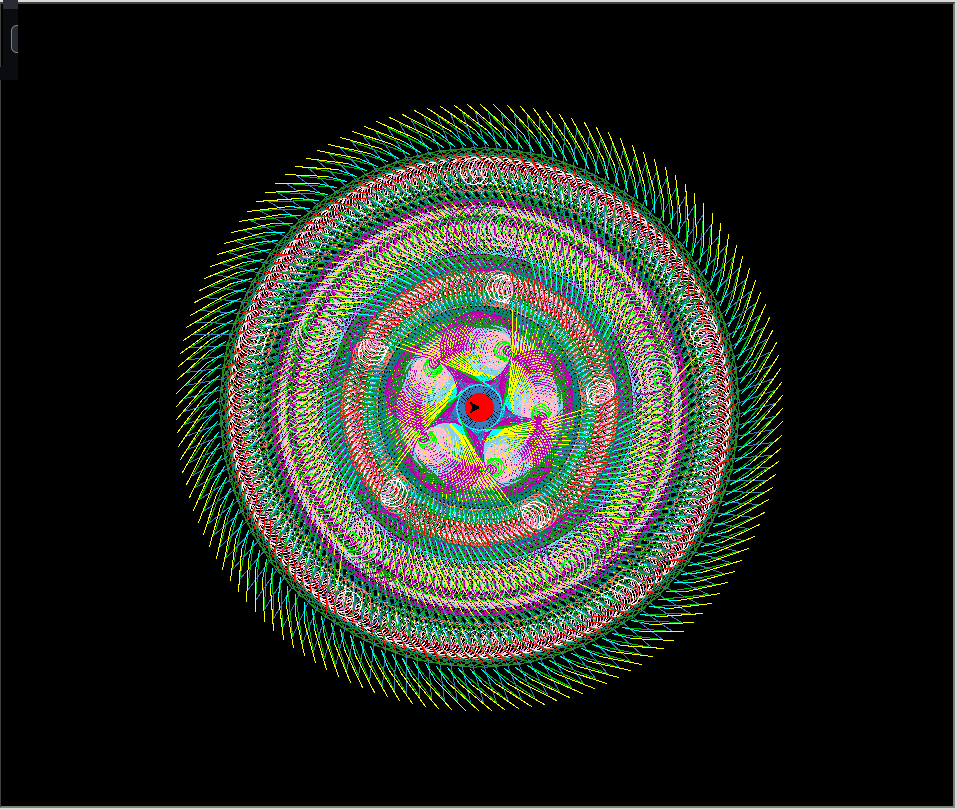

Python code for this plot:
# Turtle Program
#
#
import turtle
import tkinter as tk
from tkinter import filedialog
from tkinter import messagebox
import os

root = tk.Tk()
root.title("STAR")
canvas = turtle.Screen()
canvas.bgcolor("black")

def start_drawing():
    turtle_screen = turtle.Screen()
    turtle_screen.bgcolor("black")

    while True:
        turtle.Turtle()
        turtle.speed(0)
        turtle.penup()
        turtle.goto(0,0)
        turtle.pendown()
        turtle.color("#FF0000")
        turtle.forward(15)
        turtle.right(20)
        turtle.color("#3c79b8")
        turtle.forward(40)
        turtle.right(20)
        turtle.left(50)
        turtle.color("#00BB02")
        turtle.backward(50)
        turtle.right(9)
        turtle.color("#00FFFF")
        turtle.forward(20)
        turtle.left(9)
        turtle.color("yellow")
        turtle.left(4.5)
        turtle.forward(42)
        turtle.color("#BB00AA")
        turtle.circle(4.5)
        turtle.color("#00FF00")
        turtle.circle(9)
        turtle.color('pink')
        turtle.circle(13.5)
        turtle.circle(18)
        turtle.color('skyblue')
        turtle.circle(24)
        turtle.color("#BB00AA")
        turtle.circle(36)
        turtle.color("yellow")
        turtle.left(4.5)
        turtle.forward(42)
        turtle.color("#00FFFF")
        turtle.forward(20)
        turtle.left(9)
        turtle.color("#00BB02")
        turtle.backward(50)
        turtle.right(9)
        turtle.color("#3c79b8")
        turtle.forward(40)
        turtle.right(20)
        turtle.left(50)
        turtle.color("#FF0000")
        turtle.forward(15)
        turtle.right(20)
        turtle.color('violet')
        turtle.circle(4.5)
        turtle.color('pink')
        turtle.circle(9)
        turtle.color('white')
        turtle.circle(13.5)
        turtle.color('salmon')
        turtle.circle(18)
        turtle.color('teal')
        turtle.circle(24)
        turtle.color('forestgreen')
        turtle.circle(36)
        turtle.color("#FF0000")
        turtle.forward(15)
        turtle.right(20)
        turtle.color("#3c79b8")
        turtle.forward(40)
        turtle.right(20)
        turtle.left(50)
        turtle.color("#00BB02")
        turtle.backward(50)
        turtle.right(9)
        turtle.color("#00FFFF")
        turtle.forward(20)
        turtle.left(9)
        turtle.color("yellow")
        turtle.left(4.5)
        turtle.forward(42)
        turtle.color("#BB00AA")
        turtle.circle(4.5)
        turtle.color("#00FF00")
        turtle.circle(9)
        turtle.color('pink')
        turtle.circle(13.5)
        turtle.circle(18)
        turtle.color('skyblue')
        turtle.circle(24)
        turtle.color("#BB00AA")
        turtle.circle(36)
        turtle.color("yellow")
        turtle.left(4.5)
        turtle.forward(42)
        turtle.color("#00FFFF")
        turtle.forward(20)
        turtle.left(9)
        turtle.color("#00BB02")
        turtle.backward(50)
        turtle.right(9)
        turtle.color("#3c79b8")
        turtle.forward(40)
        turtle.right(20)
        turtle.left(50)
        turtle.color("#FF0000")
        turtle.forward(15)
        turtle.right(20)
        turtle.color('violet')
        turtle.circle(4.5)
        turtle.color('pink')
        turtle.circle(9)
        turtle.color('white')
        turtle.circle(13.5)
        turtle.color('salmon')
        turtle.circle(18)
        turtle.color('teal')
        turtle.circle(24)
        turtle.color('forestgreen')
        turtle.circle(36)
        turtle.color("#FF0000")
        turtle.forward(15)
        turtle.right(20)
        turtle.color("#3c79b8")
        turtle.forward(40)
        turtle.right(20)
        turtle.left(50)
        turtle.color("#00BB02")
        turtle.backward(50)
        turtle.right(9)
        turtle.color("#00FFFF")
        turtle.forward(20)
        turtle.left(9)
        turtle.color("yellow")
        turtle.left(4.5)
        turtle.forward(42)
        

def stop_drawing():
    turtle.penup()
    turtle.hideturtle()
    turtle.done = True

def save_image():
    file_name = filedialog.asksaveasfilename(defaultextension=".png")
    if file_name:
        try:
            canvas.getcanvas().postscript(file="turtle.eps")
            os.system("convert turtle.eps " + file_name)
        except Exception as e:
            messagebox.showerror("Error", str(e))

start_button = tk.Button(root, text="Start Drawing", command=start_drawing)
start_button.pack(side=tk.LEFT, padx=10, pady=10)

stop_button = tk.Button(root, text="Stop Drawing", command=stop_drawing)
stop_button.pack(side=tk.LEFT, padx=10, pady=10)

save_button = tk.Button(root, text="Save Image", command=save_image)
save_button.pack(side=tk.LEFT, padx=10, pady=10)

root.mainloop()
